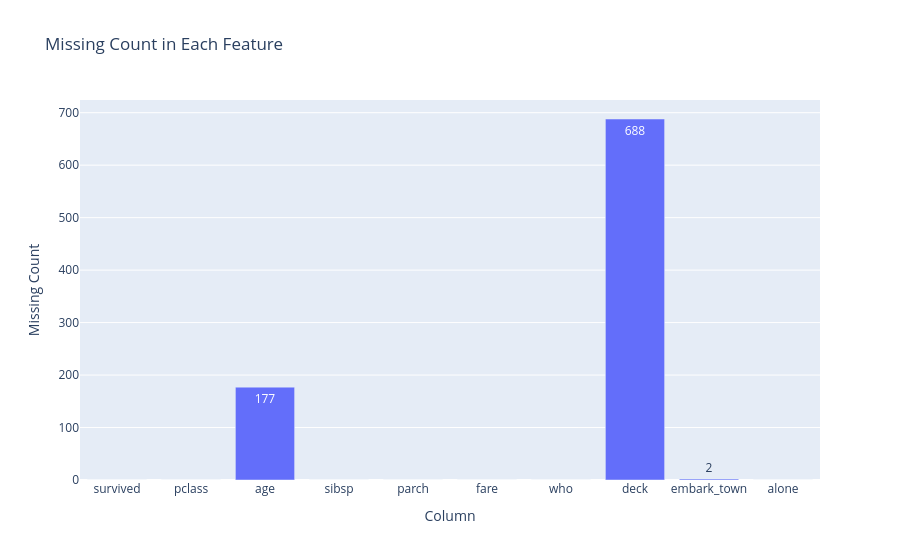

Notebook cell for this chart:
### Code cell
missing_df = df.isna().sum().reset_index()
missing_df.columns = ['Column', 'Missing Count']
missing_df['Missing Percentage'] = (
    missing_df['Missing Count'] / len(df) * 100
)

fig = px.bar(
    missing_df,
    x = 'Column',
    y = 'Missing Count',
    custom_data = 'Missing Percentage',
    text = 'Missing Count',
    title = 'Missing Count in Each Feature'
)
fig.update_traces(
    hovertemplate = 
    "<b> %{x} <b> <br>" + 
    "Missing Count: %{y}<br>" +
    "Missing Percentage: %{customdata[0]:.2f}%"
)
fig.show()

### Figure 1 — Plotly figure (JSON) as saved in the notebook; plotly's stock layout.template omitted (floating-point values rounded to 4 significant figures)
{"data": [{"customdata": [[0.0], [0.0], [19.87], [0.0], [0.0], [0.0], [0.0], [77.22], [0.2245], [0.0]], "hovertemplate": "<b> %{x} <b> <br>Missing Count: %{y}<br>Missing Percentage: %{customdata[0]:.2f}%", "legendgroup": "", "marker": {"color": "#636efa", "pattern": {"shape": ""}}, "name": "", "orientation": "v", "showlegend": false, "text": [0.0, 0.0, 177.0, 0.0, 0.0, 0.0, 0.0, 688.0, 2.0, 0.0], "textposition": "auto", "type": "bar", "x": ["survived", "pclass", "age", "sibsp", "parch", "fare", "who", "deck", "embark_town", "alone"], "xaxis": "x", "y": [0, 0, 177, 0, 0, 0, 0, 688, 2, 0], "yaxis": "y"}], "layout": {"barmode": "relative", "legend": {"tracegroupgap": 0}, "title": {"text": "Missing Count in Each Feature"}, "xaxis": {"anchor": "y", "domain": [0, 1], "title": {"text": "Column"}}, "yaxis": {"anchor": "x", "domain": [0, 1], "title": {"text": "Missing Count"}}}}
